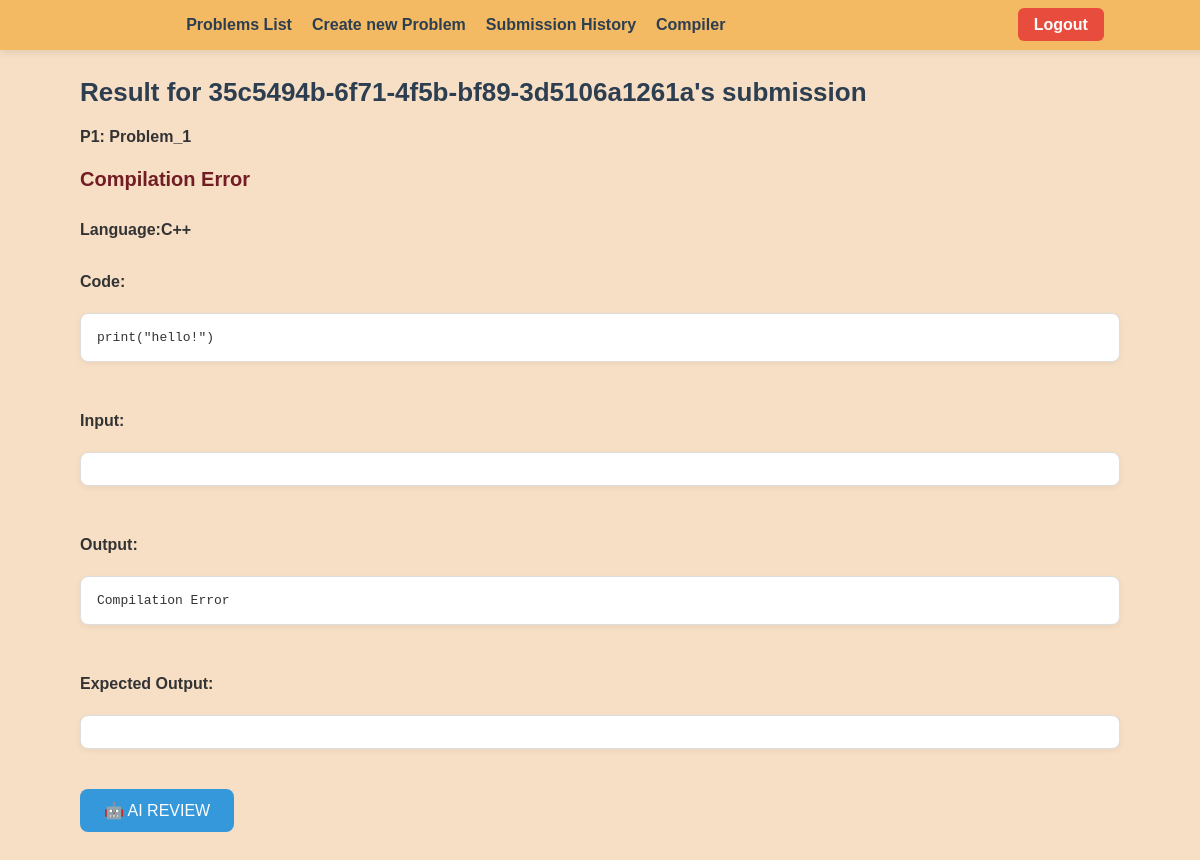
The page /submission/35c5494b-6f71-4f5b-bf89-3d5106a1261a (signed in) on the database its author committed.
### compiler/models.py (models this page shows)
class Submission(models.Model):
    submission_id=models.CharField(max_length=100, default=uuid4, primary_key=True)
    problem=models.ForeignKey(Problem, on_delete=models.CASCADE)
    user=models.ForeignKey(User, on_delete=models.CASCADE)
    code=models.TextField()
    language=models.CharField(max_length=100)
    input=models.TextField()
    output=models.TextField()
    expected_output=models.TextField(blank=True, null=True)
    status=models.CharField(max_length=100)
    time=models.CharField(max_length=100)

### home/models.py (models this page shows)
class Problem(models.Model):
    id=models.AutoField(primary_key=True)
    problem_id =models.CharField(max_length=50,unique=True)
    problem_title = models.CharField(max_length=100,unique=True)
    problem_description = models.TextField()
    problem_author=models.ForeignKey(User, on_delete=models.CASCADE)

### compiler/views.py (the view)
# urls.py: path('submission/<str:submission_id>',submission_page, name='submission_page'),
@login_required
def submission_page(request, submission_id):
    submission=Submission.objects.get(submission_id=submission_id)
    problem=Problem.objects.get(problem_id=submission.problem.problem_id)
    template = loader.get_template('submission_page.html')
    context={
        'problem_id': problem.problem_id,
        'problem_title': problem.problem_title,
        'submission_id': submission.submission_id,
        'code': submission.code,
        'input': submission.input,
        'output': submission.output,
        'expected_output': submission.expected_output,
        'language': submission.language,
        'status': submission.status,
    }
    return HttpResponse(template.render(context, request))

### compiler/templates/submission_page.html (shortened to what this page needs)
{% extends "base.html" %}
{% load static %}
{% block content %}
<!DOCTYPE html>
<html>
    <head>
    <head>
    </head>
    <body>
        <h1> Result for {{submission_id}}'s submission</h1>
        <p>{{problem_id}}: {{problem_title}}</p>
        <br>
        <div class="
            {% if status == 'Accepted' %}
                status-accepted
            {% else %}
                status-rejected
            {% endif %}
        ">{{status}}</div>
        <br>
        <p>Language:{{language}}</p>
        <br>
        <p>Code:</p>
        <br>
        <div class=section-box style="white-space: pre-wrap; font-family: monospace;">{{code|escape}}</div>
        <br>
        <p>Input:</p>
        <br>
        <div class=section-box style="white-space: pre-wrap; font-family: monospace;">{{input|escape}}</div>
        <br>
        <p>Output:</p>
        <br>
        <div class=section-box style="white-space: pre-wrap; font-family: monospace;">{{output|escape}}</div>
        <br>
        <p>Expected Output:</p>
        <br>
        <div class=section-box style="white-space: pre-wrap; font-family: monospace;">{{expected_output|escape}}</div>
        <a href="{% url 'ai_review' submission_id=submission_id %}" style="text-decoration: none;">
            <button>🤖 AI REVIEW</button>
        </a>
    </body>
</html>
{% endblock content %}

### home/templates/base.html (style rules this page uses)
body { font-family: Arial, sans-serif; background-color: #f7dfc5; color: #333; margin: 0; padding-top: 80px; }

### compiler/templates/submission_page.html (style rules this page uses)
body { font-family: Arial, sans-serif; background-color: #f7dfc5; color: #333; padding: 40px; }
h1 { color: #2c3e50; font-size: 26px; margin-bottom: 20px; }
p { margin: 12px 0 4px 0; font-weight: bold; }
.section-box { background-color: #ffffff; border: 1px solid #ddd; padding: 16px; margin-bottom: 20px; border-radius: 8px; box-shadow: 0 2px 6px rgba(0, 0, 0, 0.05); }
.status-rejected { font-weight: bold; font-size: 20px; color: #721c24; }
button { background-color: #3498db; color: white; padding: 12px 24px; font-size: 16px; border: none; border-radius: 8px; cursor: pointer; margin-top: 20px; transition: background-color 0.3s ease; }

### rows shown on the page
Submission: submission_id "35c5494b-6f71-4f5b-bf89-3d5106a1261a", status "Compilation Error", language "C++", code "print(\"hello!\")", output "Compilation Error"
Problem: problem "P1", problem_title "Problem_1"
